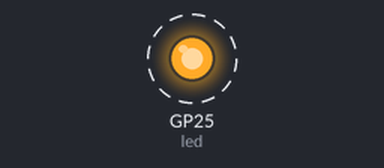
This program was run on a simulated Raspberry Pi Pico running MicroPython. On the bench: output pins drawn as LEDs (lit = HIGH). Dashed ring = blinking.

Above: at 0.5 s.
Timing chart, 0 to 4.6 s (numbered marks = the images above):
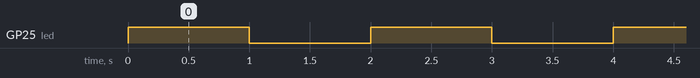

Measured:
- by itself, GP25 (led): alternates HIGH for 1.0 s and LOW for 1.0 s

The program:

lab62.py
```python
from machine import Pin
import time

led = Pin("LED", Pin.OUT)

while True:       # Herhaal tot het programma gestopt wordt
    led.on()      # Schakel de LED in
    time.sleep(1) # Wacht 1 seconde
    led.off()     # Schakel de LED uit
    time.sleep(1) # Wacht 1 seconde
```
